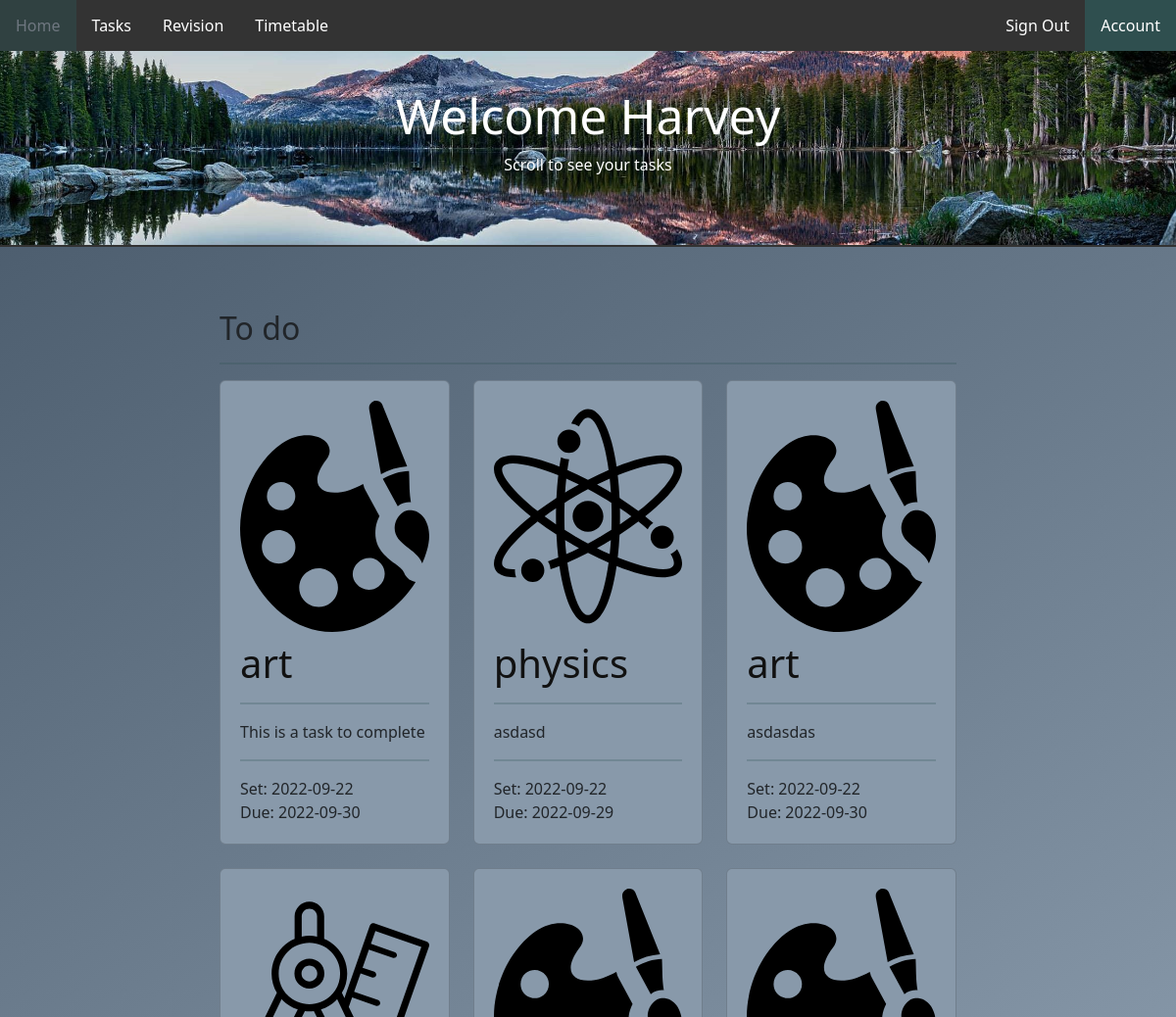
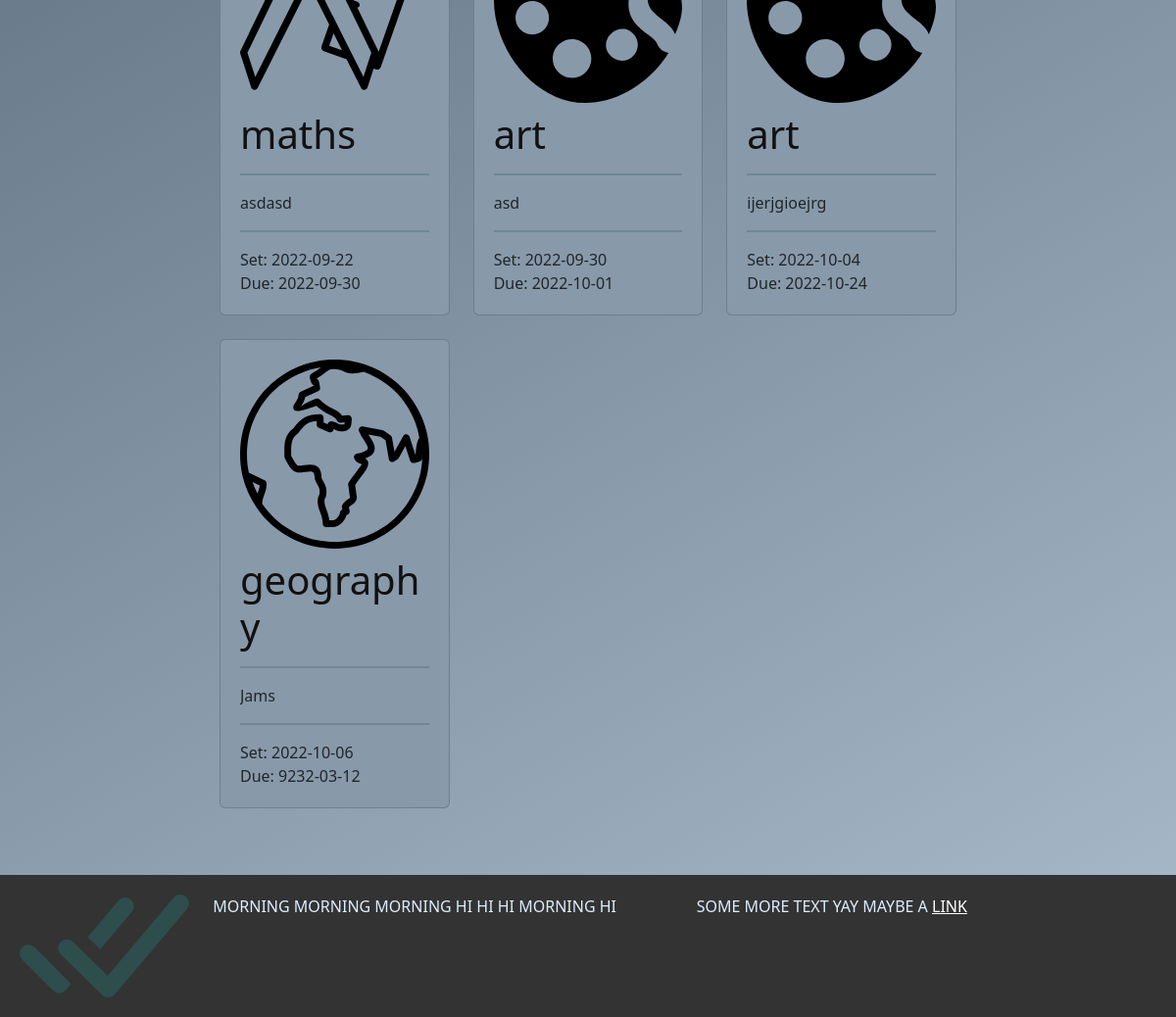
The app's page / (signed in) with its own data (2 pictures, top to bottom).
### tables this page shows
CREATE TABLE tasks (task_id INTEGER PRIMARY KEY AUTOINCREMENT NOT NULL UNIQUE, description STRING, completed BOOLEAN (1) NOT NULL, category VARCHAR NOT NULL REFERENCES subjects (subject), due_date DATE, set_date DATE, username VARCHAR REFERENCES user_info (username) NOT NULL);

CREATE TABLE subjects (subject VARCHAR PRIMARY KEY, image_address VARCHAR);

### app.py (the view)
@app.route("/")
def index():
    if not session.get("name"):
        return redirect("/sign_in")
    name = session.get("name")
    session["tasks"] = database.get_tasks_by_username(session["username"])
    return render_template("home.html", user=name, tasks = session["tasks"])

### database.py (called while the page is built)
def execute_and_return(query: str, arguments: tuple) -> list:
    details = []
    connection = sqlite3.connect("./nea_database.db")
    cursor = connection.execute(query, arguments).fetchall()
    for x in cursor:
        details.append(x)
    connection.commit()
    connection.close()
    return details

def get_tasks_by_username(username):
    value = execute_and_return("SELECT * FROM tasks JOIN subjects ON tasks.category = subjects.subject WHERE tasks.username = ?", (username, ))
    details = []
    for x in value:
        details.append(x)
    return details

### templates/home.html (shortened to what this page needs)
{% extends "home_layout.html" %}
{% block body %}
    <div class="banner">
        <h1> Welcome {{user}} </h1>
        <p> Scroll to see your tasks </p>
    </div>
    <div class="page-body">
        <div class="container">
            <h2>To do</h2>
            <hr>
            <div class="row">
                {% for task in tasks %}
                    {% if not task[2] %}
                        <div class="col-12 col-lg-6 col-xl-4 mb-4 foo">
                            <div class="card">
                                <img class="card-top" src="{{task[8]}}" alt="{{subject}}">
                                <div>
                                    <h1><a href="/tasks/{{task[0]}}">{{task[3]}}</a></h1>
                                    <hr>
                                    <p>{{task[1]}}</p>
                                    <hr>
                                    <p>Set: {{task[5]}}</p>
                                    <p>Due: {{task[4]}}</p>
                                </div>
                            </div>
                        </div>
                    {% endif %}
                {% endfor %}
            </div>
        </div>
    </div>
{% endblock %}

### templates/home_layout.html (shortened to what this page needs)
<!DOCTYPE html>
<html lang="en">
    <head>
        <link rel="stylesheet" href="https://cdn.jsdelivr.net/npm/bootstrap@5.2.0/dist/css/bootstrap.min.css">
        <link rel="stylesheet" href="/static/style.css" >
    </head>
    <body>
        <nav>
            <ul>
                <li><a class="active" href="/">Home</a></li>
                <li><a href="/tasks">Tasks</a></li>
                <li><a href="/revision">Revision</a></li>
                <li><a href="/timetable">Timetable</a></li>
                <li class="right"><a class="active" href="/account">Account</a></li>
                <li class="right"><a href="/logout">Sign Out</a></li>
            </ul>
        </nav>
        <main>
            {% block body %}{% endblock %}
        </main>
        <footer>
            <div class="row">
                <div class="col-2">
                    <img src="/static/tick.svg" alt="tick">
                </div>
                <div class="col-5">
                    MORNING MORNING MORNING HI HI HI MORNING HI
                </div>
                <div class="col-5">
                    SOME MORE TEXT YAY
                    MAYBE A <a href="#">LINK</a>
                </div>
            </div>
        </footer>
    </body>
</html>

### static/style.css (style rules this page uses)
html { min-height:100%; }
body { background:linear-gradient(150deg, #445566, #AABBCC); background-repeat: no-repeat; background-position:bottom; background-size: cover; background-attachment: fixed; font-family: system-ui, -apple-system, BlinkMacSystemFont, 'Segoe UI', Roboto, Oxygen, Ubuntu, Cantarell, 'Open Sans', 'Helvetica Neue', sans-serif; }
footer { background-color: #333; color: #DDEEFF; padding: 20px; width: 100%; }
footer img { filter: invert(25%) sepia(38%) saturate(363%) hue-rotate(131deg) brightness(98%) contrast(95%); }
a:not(nav ul li a) { color: white; }
.banner { background-image: url(/static/background.jpg); background-repeat: no-repeat; background-position: center top; background-size: cover; border-bottom: 2px solid #333; text-align: center; height: 200px; padding: 3%; color: white; }
.banner h1 { font-size:50px; }
nav { background-color: black; }
nav ul { list-style-type: none; margin: 0; padding: 0; overflow: hidden; background-color: #333; }
nav ul li { float: left; }
nav ul li a { display: block; color: white; text-align: center; padding: 14px 16px; text-decoration: none; }
nav ul li a.active { background-color: #2F4F4F; }
nav ul li.right { float:right; }
.page-body { margin-right: auto; margin-left: auto; margin-top: 20px; max-width: 70%; padding: 20px; }
.page-body hr { background-color: #2F4F4F; height: 2px; border: 0px; }
.page-body a { color: #111; text-decoration: none; }
.card { background-color: #8899AA; height: 100%; padding: 20px; }
.card h1 { margin-top: 8px; margin-bottom: 8px; }
.card p { margin: 0px; }
.card-top { height: 70%; }
.card p { text-align: left; white-space: nowrap; width: 100%; overflow: hidden; text-overflow: ellipsis; }
.container { padding: 24px; }

### records on screen
tasks: image_address (picture), category "art", description "This is a task to complete", set_date "2022-09-22", due_date "2022-09-30"
tasks: image_address (picture), category "physics", description "asdasd", set_date "2022-09-22", due_date "2022-09-29"
tasks: image_address (picture), category "art", description "asdasdas", set_date "2022-09-22", due_date "2022-09-30"
tasks: image_address (picture), category "maths", description "asdasd", set_date "2022-09-22", due_date "2022-09-30"
tasks: image_address (picture), category "art", description "asd", set_date "2022-09-30", due_date "2022-10-01"
tasks: image_address (picture), category "art", description "ijerjgioejrg", set_date "2022-10-04", due_date "2022-10-24"
tasks: image_address (picture), category "geography", description "Jams", set_date "2022-10-06", due_date "9232-03-12"

### other values on screen
{{ user }} "Harvey"
